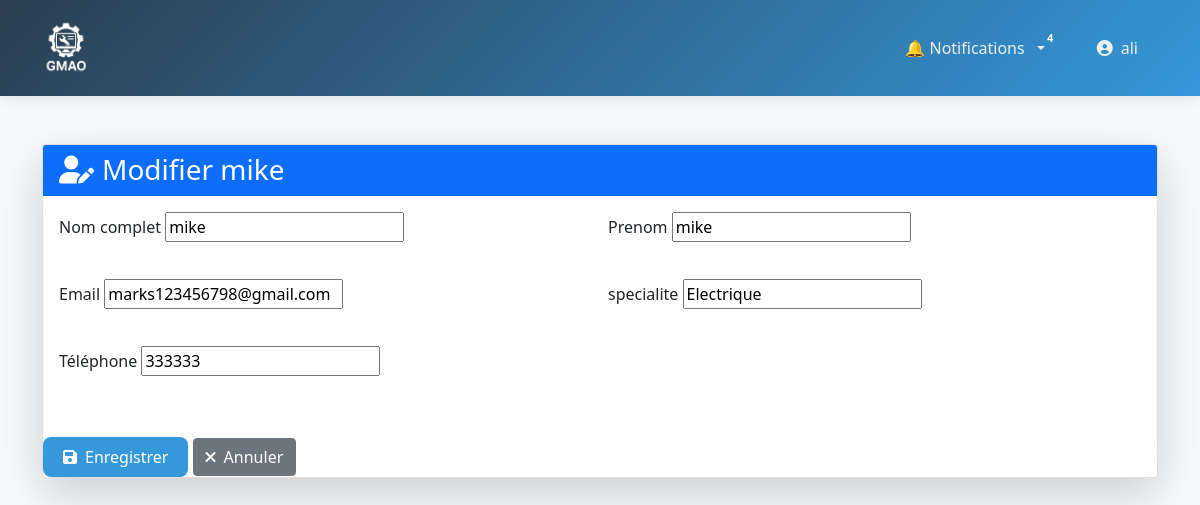
The app's page /comptes/personnel/modifier/1/ (signed in) with its own data.
### monapp/models.py (models this page shows)
class Personnel(models.Model):
    N = models.AutoField(primary_key=True)
    nom = models.CharField(max_length=100)
    prenom = models.CharField(max_length=100)
    specialite = models.CharField(max_length=100)
    email = models.EmailField(unique=True)
    telephone = models.CharField(max_length=20, blank=True)

### monapp/views.py (the view)
# urls.py: path('personnel/modifier/<int:N>/', views.edit_personnel, name='edit_personnel'),
def edit_personnel(request, N ):
    personnel = get_object_or_404(Personnel, N=N)
    if request.method == 'POST':
        form = PersonnelForm(request.POST, request.FILES, instance=personnel)
        if form.is_valid():
            form.save()
            return redirect('personnel_list')
    else:
        form = PersonnelForm(instance=personnel)
    return render(request, 'monapp/edit.html', {
        'form': form,
        'personnel': personnel
    })

### monapp/forms.py
class PersonnelForm(forms.ModelForm):
    class Meta:
        model = Personnel
        fields = '__all__'
        widgets = {
            'email': forms.EmailInput(attrs={'placeholder': 'exemple@domaine.com'}),
        }

### monapp/context_processors.py (called while the page is built)
def notifications_context(request):
    if request.user.is_authenticated:
        notifications = Notification.objects.filter(user=request.user, is_read=False).order_by('-date')
        return {'notifications': notifications}
    return {}

### monapp/templates/monapp/edit.html (shortened to what this page needs)
{% extends 'monapp/base.html' %}
{% load static %}
{% block content %}
<div class="container mt-4">
    <div class="card shadow-lg">
        <div class="card-header bg-primary text-white">
            <h3 class="mb-0">
                <i class="fas fa-user-edit me-2"></i>Modifier {{ personnel.nom }}
            </h3>
        </div>
        <div class="card-body">
            <form method="post" enctype="multipart/form-data">
                <div class="row g-3">
                    <div class="col-md-6">
                        <div class="mb-3">
                            <label class="form-label">Nom complet</label>
                            {{ form.nom }}
                        </div>
                    </div>
                    <div class="col-md-6">
                        <div class="mb-3">
                            <label class="form-label">Prenom</label>
                            {{ form.prenom }}
                        </div>
                    </div>
                    <div class="col-md-6">
                        <div class="mb-3">
                            <label class="form-label">Email</label>
                            {{ form.email }}
                        </div>
                    </div>
                    <div class="col-md-6">
                        <div class="mb-3">
                            <label class="form-label">specialite</label>
                            {{ form.specialite }}
                        </div>
                    </div>
                    <div class="col-md-6">
                        <div class="mb-3">
                            <label class="form-label">Téléphone</label>
                            {{ form.telephone }}
                        </div>
                    </div>
                 </div>
                     </div>
                <div class="mt-4">
                    <button  type="submit" class="btn btn-primary">
                        <i class="fas fa-save me-2"></i>Enregistrer
                    </button>
                    <a href="{% url 'personnel_list'  %}" class="btn btn-secondary">
                        <i class="fas fa-times me-2"></i>Annuler
                    </a>
                </div>
        </div>
    </div>
{% endblock %}

### monapp/templates/monapp/base.html (shortened to what this page needs)
<!DOCTYPE html>
{% load static %}
<html lang="fr">
<head>
    <link href="https://cdn.jsdelivr.net/npm/bootstrap@5.1.3/dist/css/bootstrap.min.css" rel="stylesheet">
    <link rel="stylesheet" href="https://cdnjs.cloudflare.com/ajax/libs/font-awesome/6.0.0/css/all.min.css">
</head>
<body>
    <nav class="top-nav navbar navbar-expand-lg navbar-dark">
        <div class="container-fluid">
            <a class="navbar-brand" href="{% url 'accueil' %}">
                <img src="{% static 'monapp/images/logo1.png' %}" alt="Logo" class="brand-logo">
            </a>
            <div class="collapse navbar-collapse" id="topNav">
                <ul class="navbar-nav ms-auto">
                   <li class="nav-item dropdown">
                <a class="nav-link dropdown-toggle position-relative" href="#" id="notifDropdown" role="button" data-toggle="dropdown" aria-haspopup="true" aria-expanded="false">
                     🔔 Notifications
                    {% if notifications|length > 0 %}
               <span class="badge badge-danger position-absolute" style="top: 0; right: 0; font-size: 0.7rem;">
                  {{ notifications|length }}
              </span>
        {% endif %}
  </a>
</li>
                    {% if user.is_authenticated %}
                        <li class="nav-item dropdown">
                            <a class="nav-link" href="#" data-bs-toggle="dropdown">
                                <i class="fas fa-user-circle"></i> {{ user.username }}
                            </a>
                        </li>
                    {% endif %}
                </ul>
            </div>
        </div>
    </nav>
    <main>
        {% block content %}{% endblock %}
    </main>
</body>
</html>

### monapp/templates/monapp/base.html (style rules this page uses)
:root { --primary-color: #2c3e50; --secondary-color: #3498db; --accent-color: #e74c3c; --light-text: #ecf0f1; --dark-text: #2c3e50; }
body { background: #f8f9fa; min-height: 100vh; }
.top-nav { background: linear-gradient(135deg, var(--primary-color) 0%, var(--secondary-color) 100%); padding: 0.8rem 1.5rem; box-shadow: 0 2px 15px rgba(0,0,0,0.1); position: fixed; top: 0; width: 100%; z-index: 1000; backdrop-filter: blur(10px); }
.nav-item { margin: 0 10px; position: relative; transition: all 0.3s cubic-bezier(0.4, 0, 0.2, 1); }
.nav-link { color: var(--light-text) !important; padding: 0.5rem 1rem !important; border-radius: 8px; transition: all 0.3s ease; display: flex; align-items: center; gap: 8px; }
.brand-logo { height: 60px; margin-right: 40px; transition: transform 0.3s ease; }
main { margin-top: 90px; padding: 30px 0; }
.btn-primary { background: var(--secondary-color); border: none; padding: 8px 20px; border-radius: 8px; transition: all 0.3s ease; }

### records on screen
Personnel: nom "mike", prenom "mike", email "marks123456798@gmail.com", specialite "Electrique", telephone "333333"

### other values on screen
{{ notifications|length }} "4"
{{ user.username }} "ali"
